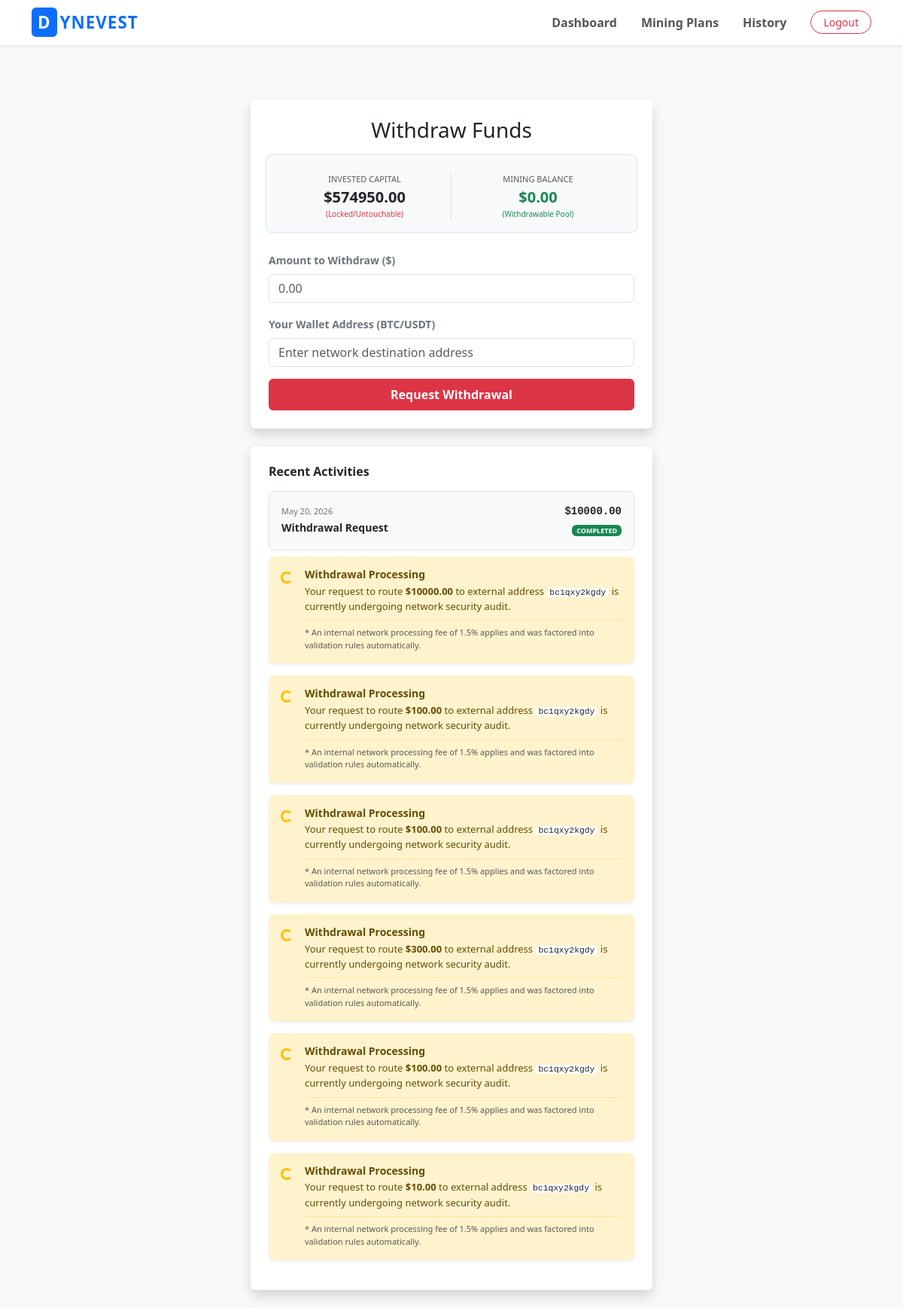
The page /withdraw/ (signed in) on the database its author committed.
### core/models.py (models this page shows, shortened)
class Profile(models.Model):
    user = models.OneToOneField(User, on_delete=models.CASCADE)
    balance = models.DecimalField(max_digits=12, decimal_places=2, default=0.00) # Deposited/Locked Capital
    total_profit = models.DecimalField(max_digits=12, decimal_places=2, default=0.00) # All-time historical profit
    mining_balance = models.DecimalField(max_digits=12, decimal_places=2, default=0.00)
    mining_rate = models.DecimalField(max_digits=7, decimal_places=4, default=0.0100)

class Withdrawal(models.Model):
    STATUS_CHOICES = [('Pending', 'Pending'), ('Completed', 'Completed'), ('Declined', 'Declined')]
    user = models.ForeignKey(User, on_delete=models.CASCADE)
    amount = models.DecimalField(max_digits=12, decimal_places=2)
    wallet_address = models.CharField(max_length=255)
    status = models.CharField(max_length=10, choices=STATUS_CHOICES, default='Pending')
    created_at = models.DateTimeField(auto_now_add=True)

### core/views.py (the view, shortened to what this page needs)
# urls.py: path('withdraw/', views.withdraw_funds_view, name='withdraw_funds'),
@login_required
def withdraw_funds_view(request):
    profile = request.user.profile
    user_withdrawals = Withdrawal.objects.filter(user=request.user).order_by('-created_at')
    return render(request, 'core/withdraw.html', {
        'profile': profile,
        'transactions': user_withdrawals
    })

### core/templates/core/withdraw.html (shortened to what this page needs)
{% extends 'core/base.html' %}
{% block content %}
<div class="container mt-5">
    <div class="row justify-content-center">
        <div class="col-md-6">
            <div class="card shadow border-0 mb-4">
                <div class="card-body p-4">
                    <h3 class="text-center mb-4">Withdraw Funds</h3>
                    <div class="row g-2 text-center mb-4 bg-light p-3 rounded-3 border">
                        <div class="col-6 border-end">
                            <small class="text-muted d-block uppercase tracking-wider font-weight-bold" style="font-size: 11px;">INVESTED CAPITAL</small>
                            <span class="fw-bold text-dark fs-5">${{ profile.balance }}</span>
                            <span class="d-block text-danger font-weight-light" style="font-size: 10px;">(Locked/Untouchable)</span>
                        </div>
                        <div class="col-6">
                            <small class="text-muted d-block uppercase tracking-wider font-weight-bold" style="font-size: 11px;">MINING BALANCE</small>
                            <span class="fw-bold text-success fs-5">${{ profile.mining_balance }}</span>
                            <span class="d-block text-success font-weight-light" style="font-size: 10px;">(Withdrawable Pool)</span>
                        </div>
                    </div>
                    <form method="POST">
                        <div class="mb-3">
                            <label class="form-label small fw-bold text-secondary">Amount to Withdraw ($)</label>
                            <input type="number" name="amount" class="form-control" min="10" step="0.01" placeholder="0.00" required>
                        </div>
                        <div class="mb-3">
                            <label class="form-label small fw-bold text-secondary">Your Wallet Address (BTC/USDT)</label>
                            <input type="text" name="wallet_address" class="form-control" placeholder="Enter network destination address" required>
                        </div>
                        <button type="submit" class="btn btn-danger w-100 py-2 fw-bold">Request Withdrawal</button>
                    </form>
                </div>
            </div>
            <div class="card shadow border-0">
                <div class="card-body p-4">
                    <h5 class="card-title mb-3 fw-bold text-dark" style="font-size: 16px;">Recent Activities</h5>
                    {% for tx in transactions %}
                        {% if tx.status == 'Pending' %}
                            <div class="alert alert-warning d-flex align-items-start border-0 shadow-sm p-3 mb-3 rounded-3" role="alert">
                                <div class="spinner-border spinner-border-sm text-warning mt-1 me-3 flex-shrink-0" role="status">
                                </div>
                                <div>
                                    <h6 class="alert-heading fw-bold mb-1" style="color: #664d03; font-size: 14px;">Withdrawal Processing</h6>
                                    <p class="mb-1 small" style="color: #664d03; font-size: 13px;">
                                        Your request to route <strong>${{ tx.amount }}</strong> to external address <code class="bg-white px-1 py-0.5 rounded text-dark font-monospace small">{{ tx.wallet_address }}</code> is currently undergoing network security audit.
                                    </p>
                                    <hr class="my-2 border-warning opacity-25">
                                    <p class="mb-0 text-muted" style="font-size: 11px;">
                                        * An internal network processing fee of 1.5% applies and was factored into validation rules automatically.
                                    </p>
                                </div>
                            </div>
                        {% else %}
                            <div class="p-3 bg-light rounded-3 mb-2 d-flex justify-content-between align-items-center border">
                                <div>
                                    <span class="text-secondary small d-block" style="font-size: 11px;">{{ tx.created_at|date:"M d, Y" }}</span>
                                    <span class="fw-bold small text-dark">Withdrawal Request</span>
                                </div>
                                <div class="text-end">
                                    <span class="font-monospace fw-bold d-block small">${{ tx.amount }}</span>
                                    <span class="badge text-uppercase mt-1 {% if tx.status == 'Completed' %}bg-success{% else %}bg-danger{% endif %}" style="font-size: 9px; tracking-word: 1px;">
                                        {{ tx.status }}
                                    </span>
                                </div>
                            </div>
                        {% endif %}
                    {% empty %}
                        <p class="text-muted text-center py-3 my-0 small">No recent transaction requests on record.</p>
                    {% endfor %}
                </div>
            </div>
        </div>
    </div>
</div>
{% endblock %}

### core/templates/core/base.html (style rules this page uses)
body { background-color: #f8f9fa; }

### rows shown on the page
Profile: balance "574950.00", mining_balance "0.00"
Withdrawal: created_at "May 20, 2026", amount "10000.00", status "COMPLETED"
Withdrawal: amount "10000.00", wallet_address "bc1qxy2kgdy"
Withdrawal: amount "100.00", wallet_address "bc1qxy2kgdy"
Withdrawal: amount "100.00", wallet_address "bc1qxy2kgdy"
Withdrawal: amount "300.00", wallet_address "bc1qxy2kgdy"
Withdrawal: amount "100.00", wallet_address "bc1qxy2kgdy"
Withdrawal: amount "10.00", wallet_address "bc1qxy2kgdy"
